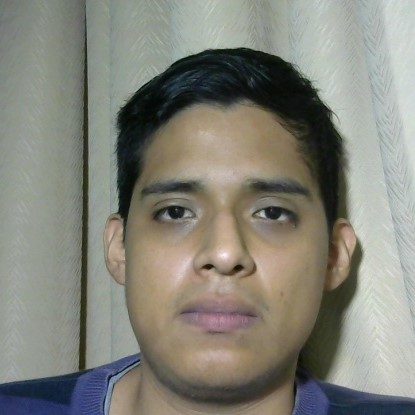
#> input picture codigocomputadoraalcoholrostro/test_fr_tkinter_tcpip/facerecognition/imgppt.jpg, 415 x 415 px
$ python hog_histogram_cell.py   (older library calls are emulated)
#> lines starting #> are read from the running program, lines starting #| are printed output that depends on the picture
import cv2
import numpy as np
import matplotlib.pyplot as plt


def calculate_gradient_histogram(image):
    # Convert the image to grayscale
    gray_image = cv2.cvtColor(image, cv2.COLOR_BGR2GRAY)

    # Calculate gradients in x and y directions using Sobel operator
    gradient_x = cv2.Sobel(gray_image, cv2.CV_64F, 1, 0, ksize=3)
    gradient_y = cv2.Sobel(gray_image, cv2.CV_64F, 0, 1, ksize=3)

    # Calculate the magnitude and direction (in radians) of the gradients
    gradient_magnitude = np.sqrt(gradient_x ** 2 + gradient_y ** 2)
    gradient_direction = np.arctan2(gradient_y, gradient_x)

    # Convert the radians to degrees and map them to the range [0, 180]
    gradient_direction_degrees = np.degrees(gradient_direction) % 180

    # Calculate the histogram of gradient angles with 9 bins
    histogram, bins = np.histogram(gradient_direction_degrees, bins=9, range=(0, 180))

    # Center the angles for plotting
    bin_centers = (bins[:-1] + bins[1:]) / 2.0

    return histogram, bin_centers


# Load the image (replace 'image_path' with the path to your image file)
image_path = 'imgppt.jpg'
image = cv2.imread(image_path)
#> image is the input picture: shape (415, 415, 3); mean B, G, R 121.7, 131.3, 131.7
image = image[8:408, 8:408]
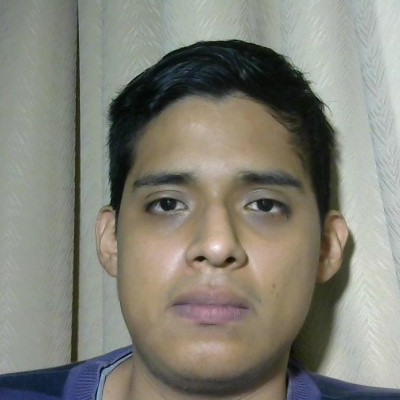
#> image: shape (400, 400, 3); mean B, G, R 119.8, 130, 130.9
#hog a toda la imagen rectangular
#image = image[0:200, 0:400]
# hog a una celda
image = image[0:8, 0:8]
# Calculate the gradient histogram
histogram, angles = calculate_gradient_histogram(image)
#> in calculate_gradient_histogram, `histogram, bins = np.histogram(gradient_direction_degrees, bins=9, ran..`: histogram = [25, 5, 5, 2, 13, 1, 5, 3, 5]; bins = [0, 20, 40, 60, 80, 100, 120, 140, 160, 180]
#> in calculate_gradient_histogram, `bin_centers = (bins[:-1] + bins[1:]) / 2.0`: bin_centers = [10, 30, 50, 70, 90, 110, 130, 150, 170]
#> histogram = [25, 5, 5, 2, 13, 1, 5, 3, 5]; angles = [10, 30, 50, 70, 90, 110, 130, 150, 170]

# Plot the histogram
plt.bar(angles, histogram, width=20, align='center')
plt.title('Histograma de gradientes', fontsize=15)
plt.xlabel('Orientación (grados)', fontsize=13)
plt.ylabel('Frecuencia', fontsize=13)
plt.show()
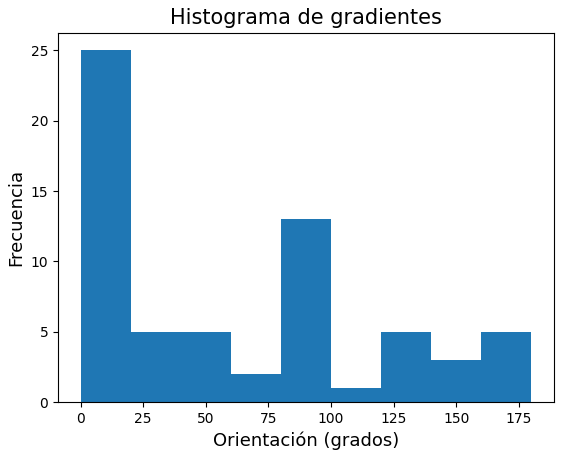
#> figure drawn by matplotlib, 1 panel; tallest bar 25 high, from x = 0 to 20

$ run again, with codigocomputadoraalcoholrostro/test_fr_tkinter_tcpip/facerecognition/Luis_67.jpg copied over codigocomputadoraalcoholrostro/test_fr_tkinter_tcpip/facerecognition/imgppt.jpg
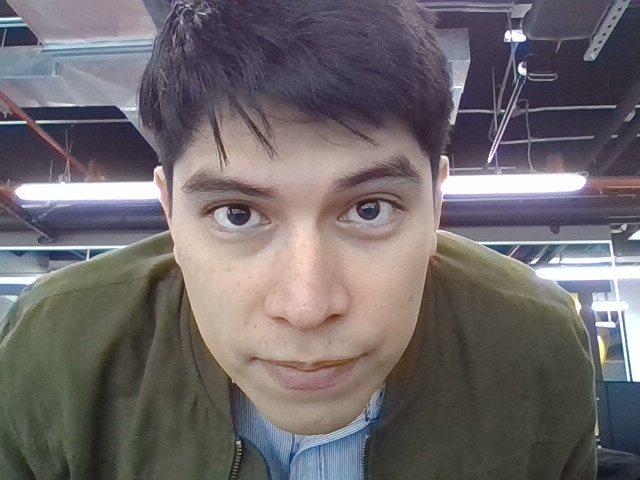
#> input picture codigocomputadoraalcoholrostro/test_fr_tkinter_tcpip/facerecognition/Luis_67.jpg, 640 x 480 px
#> image is the input picture: shape (480, 640, 3); mean B, G, R 106.6, 104.5, 110.4
#> `image = image[8:408, 8:408]`:
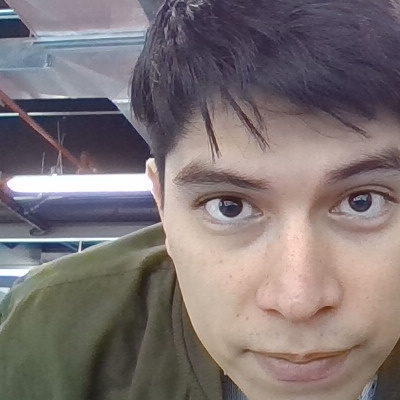
#> image: shape (400, 400, 3); mean B, G, R 115.7, 115.1, 125.3
#> in calculate_gradient_histogram, `histogram, bins = np.histogram(gradient_direction_degrees, bins=9, ran..`: histogram = [20, 3, 0, 2, 17, 4, 8, 8, 2]; bins = [0, 20, 40, 60, 80, 100, 120, 140, 160, 180]
#> bin_centers = [10, 30, 50, 70, 90, 110, 130, 150, 170]
#> `histogram, angles = calculate_gradient_histogram(image)`: histogram = [20, 3, 0, 2, 17, 4, 8, 8, 2]; angles = [10, 30, 50, 70, 90, 110, 130, 150, 170]
#> `plt.show()`:
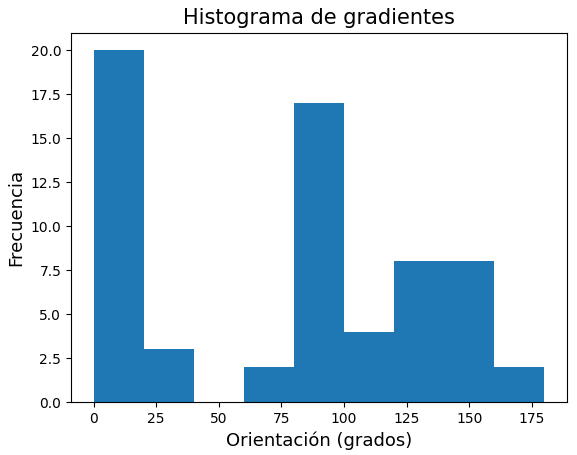
#> figure drawn by matplotlib, 1 panel; tallest bar 20 high, from x = 0 to 20

$ run again, with codigocomputadoraalcoholrostro/test_fr_tkinter_tcpip/facerecognition/aligned_face_0.jpg copied over codigocomputadoraalcoholrostro/test_fr_tkinter_tcpip/facerecognition/imgppt.jpg
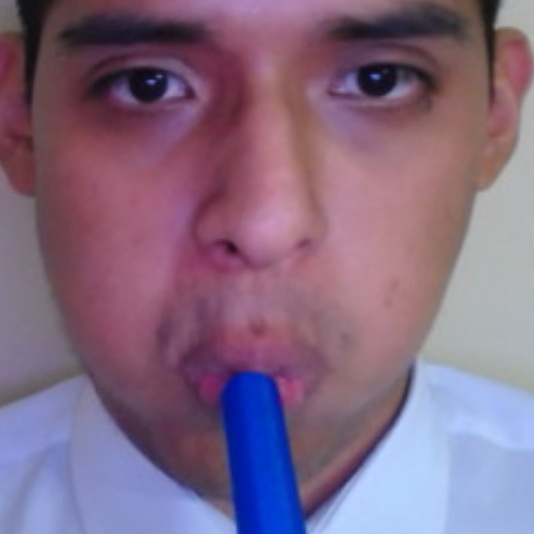
#> input picture codigocomputadoraalcoholrostro/test_fr_tkinter_tcpip/facerecognition/aligned_face_0.jpg, 534 x 534 px
#> image is the input picture: shape (534, 534, 3); mean B, G, R 130.2, 104.9, 130.1
#> `image = image[8:408, 8:408]`:
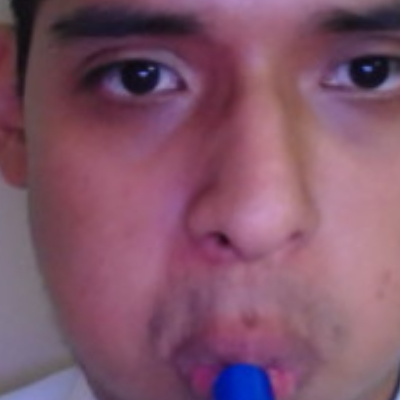
#> image: shape (400, 400, 3); mean B, G, R 105.3, 84.6, 127.5
#> in calculate_gradient_histogram, `histogram, bins = np.histogram(gradient_direction_degrees, bins=9, ran..`: histogram = [32, 5, 2, 2, 13, 0, 2, 2, 6]; bins = [0, 20, 40, 60, 80, 100, 120, 140, 160, 180]
#> bin_centers = [10, 30, 50, 70, 90, 110, 130, 150, 170]
#> `histogram, angles = calculate_gradient_histogram(image)`: histogram = [32, 5, 2, 2, 13, 0, 2, 2, 6]; angles = [10, 30, 50, 70, 90, 110, 130, 150, 170]
#> `plt.show()`:
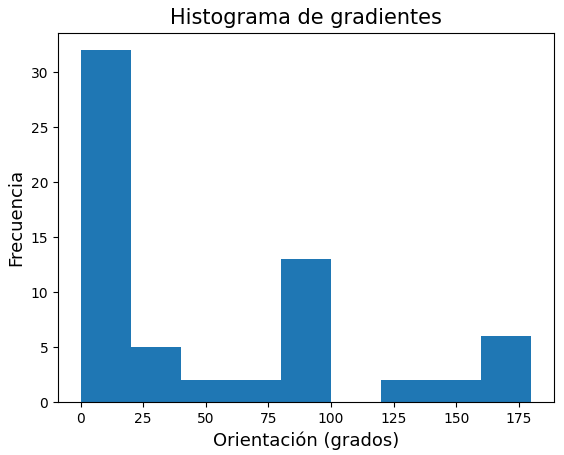
#> figure drawn by matplotlib, 1 panel; tallest bar 32 high, from x = 0 to 20
